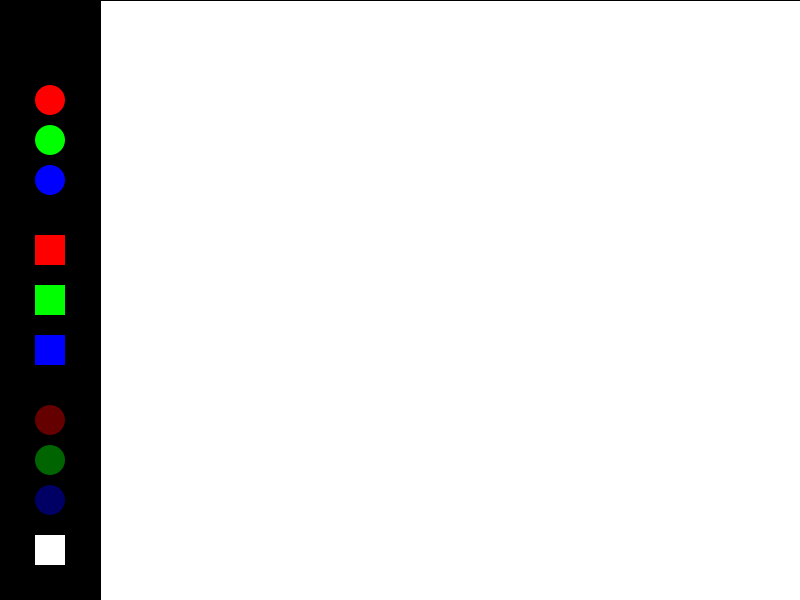
Frame 1 (no input)
Frame 60 (the mouse pressed at the canvas centre just before this capture): identical to frame 1, image omitted
Frame 120 (the mouse held since frame 60 and released just before this capture): identical to frame 1, image omitted

The Processing sketch that drew this single still picture (run headless with seeded random() and noise(); from frame 60 on, the mouse is pressed at the canvas centre):

// Processing sketch: processing_162474
// ── processing_162474.pde

int xPos=50;
int yPos=100;
int S=30;
int Q= 10;
int R=15;



void setup() {



  size(800, 600);
  background(0);

  rect(100, 0, 700, 600);


noStroke();
smooth();

  fill(255, 0, 0);
  ellipse(xPos, yPos, S, S); 

  fill(0, 255, 0);
  ellipse(xPos, yPos+S+Q, S, S);


  fill(0, 0, 255);
  ellipse(xPos, yPos+S+S+Q+Q, S, S);

  rectMode(CENTER);
  fill(255, 0, 0);
  rect(xPos, yPos+150, S, S);

  fill(0, 255, 0);
  rect(xPos, yPos+200, S, S);

  fill(0, 0, 255);
  rect(xPos, yPos+250, S, S);
  
    fill(255, 0, 0,100);
  ellipse(xPos, yPos+320, S, S); 
  
      fill(0, 255, 0,100);
  ellipse(xPos, yPos+360, S, S); 
  
        fill(0, 0, 255,100);
  ellipse(xPos, yPos+400, S, S); 
  
  fill(255,255,255);
  rect(xPos, yPos + 450, S,S);
  
  
  
  
}



void draw() {

  //button


  if (mousePressed) {

    if (mouseX > 120 && mouseX <780  && mouseY > 20 && mouseY< 580 ) {

      //stroke(0,0,0);
      //strokeWeight(5);
      line( pmouseX, pmouseY, mouseX, mouseY);
    }
    //if (mouseX > 100 && mouseX <130 && mouseY > 100 && mouseY< 130 ) {
    if (mouseX > xPos - R && mouseX <xPos +R && mouseY > yPos && mouseY< yPos + S ) {

      stroke(255, 0, 0);
      strokeWeight(10);
    }

    if (mouseX > xPos -R && mouseX <xPos + R && mouseY > yPos+S && mouseY< yPos + S +S+Q+Q ) {

      stroke(0, 255, 0);
      strokeWeight(10);
    }

    if (mouseX > xPos -R && mouseX <xPos + R && mouseY > yPos+S+S && mouseY< yPos + S +S +S ) {

      stroke(0, 0, 255);
      strokeWeight(10);
    }
    
        if (mouseX > xPos -R && mouseX <xPos + R && mouseY > yPos + 150 && mouseY< yPos + 180 ) {

      stroke(255, 0, 0);
      strokeWeight(10);
    }
    
            if (mouseX > xPos -R && mouseX <xPos + R && mouseY > yPos + 200 && mouseY< yPos + 230 ) {

      stroke(0, 255, 0);
      strokeWeight(10);
    }
    
                if (mouseX > xPos -R && mouseX <xPos + R && mouseY > yPos + 250 && mouseY< yPos + 280 ) {

      stroke(0, 0, 255);
      strokeWeight(10);
    }
    
     if (mouseX > xPos -R && mouseX <xPos + R && mouseY > yPos + 250 && mouseY< yPos + 280 ) {

    stroke(0, 255, 0);
      strokeWeight(10);
    }
    
       if (mouseX > xPos -R && mouseX <xPos + R && mouseY > yPos + 320 && mouseY< yPos + 350 ) {

   stroke(255, 0,0, 100);
      strokeWeight(10);
    }
    
       if (mouseX > xPos -R && mouseX <xPos + R && mouseY > yPos + 360 && mouseY< yPos + 390 ) {

   stroke(0, 255, 0,100);
      strokeWeight(10);
    }
    
       if (mouseX > xPos -R && mouseX <xPos + R && mouseY > yPos + 400 && mouseY< yPos +430 ) {

     stroke(0, 0, 255,100);
      strokeWeight(10);
    }
    
       if (mouseX > xPos -R && mouseX <xPos + R && mouseY > yPos + 450 && mouseY< yPos + 480 ) {

   stroke(255, 255, 255);
      strokeWeight(20);
    }
    
  }
}
